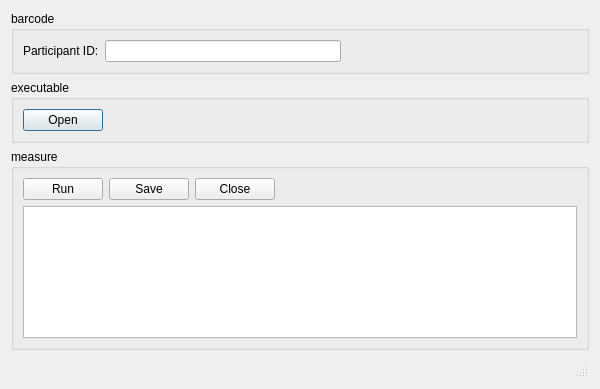
<?xml version="1.0" encoding="UTF-8"?>
<ui version="4.0">
 <class>MainWindow</class>
 <widget class="QDialog" name="MainWindow">
  <property name="geometry">
   <rect>
    <x>0</x>
    <y>0</y>
    <width>600</width>
    <height>389</height>
   </rect>
  </property>
  <property name="sizePolicy">
   <sizepolicy hsizetype="Preferred" vsizetype="Maximum">
    <horstretch>0</horstretch>
    <verstretch>0</verstretch>
   </sizepolicy>
  </property>
  <property name="windowTitle">
   <string>Tonometer</string>
  </property>
  <layout class="QVBoxLayout" name="verticalLayout_2">
   <item>
    <widget class="QGroupBox" name="idGroupBox">
     <property name="sizePolicy">
      <sizepolicy hsizetype="Preferred" vsizetype="Maximum">
       <horstretch>0</horstretch>
       <verstretch>0</verstretch>
      </sizepolicy>
     </property>
     <property name="title">
      <string>barcode</string>
     </property>
     <layout class="QHBoxLayout" name="horizontalLayout">
      <item>
       <widget class="QLabel" name="iDlabel">
        <property name="text">
         <string>Participant ID:</string>
        </property>
        <property name="buddy">
         <cstring>barcodeLineEdit</cstring>
        </property>
       </widget>
      </item>
      <item>
       <widget class="QLineEdit" name="barcodeLineEdit">
        <property name="inputMask">
         <string/>
        </property>
        <property name="text">
         <string/>
        </property>
        <property name="maxLength">
         <number>32767</number>
        </property>
        <property name="cursorPosition">
         <number>0</number>
        </property>
        <property name="clearButtonEnabled">
         <bool>true</bool>
        </property>
       </widget>
      </item>
      <item>
       <spacer name="horizontalSpacer">
        <property name="orientation">
         <enum>Qt::Horizontal</enum>
        </property>
        <property name="sizeHint" stdset="0">
         <size>
          <width>80</width>
          <height>20</height>
         </size>
        </property>
       </spacer>
      </item>
     </layout>
    </widget>
   </item>
   <item>
    <widget class="QGroupBox" name="pathGroupBox">
     <property name="sizePolicy">
      <sizepolicy hsizetype="Preferred" vsizetype="Maximum">
       <horstretch>0</horstretch>
       <verstretch>0</verstretch>
      </sizepolicy>
     </property>
     <property name="title">
      <string>executable</string>
     </property>
     <layout class="QHBoxLayout" name="horizontalLayout_2">
      <item>
       <widget class="QPushButton" name="openButton">
        <property name="text">
         <string>Open</string>
        </property>
       </widget>
      </item>
      <item>
       <spacer name="horizontalSpacer_2">
        <property name="orientation">
         <enum>Qt::Horizontal</enum>
        </property>
        <property name="sizeHint" stdset="0">
         <size>
          <width>469</width>
          <height>20</height>
         </size>
        </property>
       </spacer>
      </item>
     </layout>
    </widget>
   </item>
   <item>
    <widget class="QGroupBox" name="measureGroupBox">
     <property name="title">
      <string>measure</string>
     </property>
     <layout class="QVBoxLayout" name="verticalLayout">
      <item>
       <layout class="QHBoxLayout" name="horizontalLayout_3">
        <item>
         <widget class="QPushButton" name="measureButton">
          <property name="text">
           <string>Run</string>
          </property>
         </widget>
        </item>
        <item>
         <widget class="QPushButton" name="saveButton">
          <property name="text">
           <string>Save</string>
          </property>
         </widget>
        </item>
        <item>
         <widget class="QPushButton" name="closeButton">
          <property name="text">
           <string>Close</string>
          </property>
         </widget>
        </item>
        <item>
         <spacer name="horizontalSpacer_3">
          <property name="orientation">
           <enum>Qt::Horizontal</enum>
          </property>
          <property name="sizeHint" stdset="0">
           <size>
            <width>40</width>
            <height>20</height>
           </size>
          </property>
         </spacer>
        </item>
       </layout>
      </item>
      <item>
       <widget class="QTableView" name="testdataTableView"/>
      </item>
     </layout>
    </widget>
   </item>
   <item>
    <widget class="QStatusBar" name="statusBar"/>
   </item>
  </layout>
 </widget>
 <resources/>
 <connections/>
</ui>
